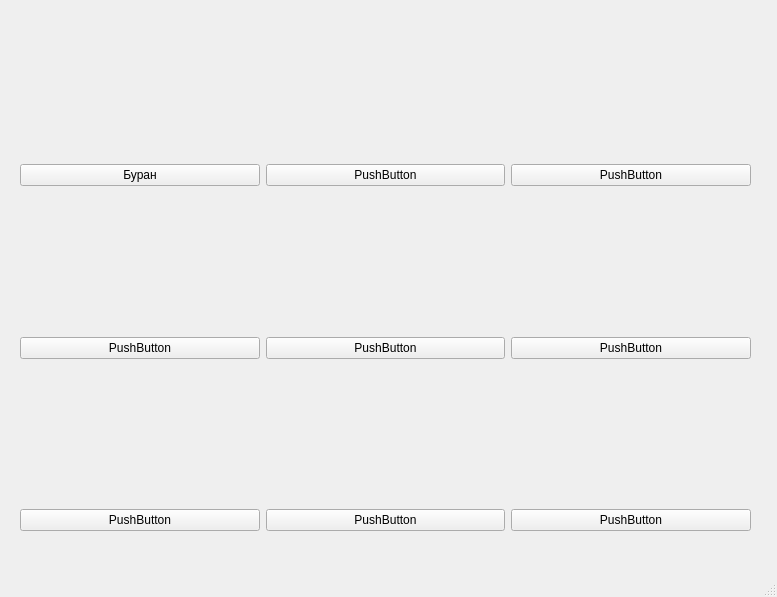
<?xml version="1.0" encoding="UTF-8"?>
<ui version="4.0">
 <class>MainWindow</class>
 <widget class="QMainWindow" name="MainWindow">
  <property name="geometry">
   <rect>
    <x>0</x>
    <y>0</y>
    <width>777</width>
    <height>597</height>
   </rect>
  </property>
  <property name="windowTitle">
   <string>MainWindow</string>
  </property>
  <widget class="QWidget" name="centralwidget">
   <widget class="QWidget" name="gridLayoutWidget">
    <property name="geometry">
     <rect>
      <x>20</x>
      <y>20</y>
      <width>731</width>
      <height>511</height>
     </rect>
    </property>
    <layout class="QGridLayout" name="gridLayout">
     <item row="5" column="2">
      <widget class="QPushButton" name="pushButton_9">
       <property name="text">
        <string>PushButton</string>
       </property>
      </widget>
     </item>
     <item row="0" column="0">
      <widget class="QLabel" name="label">
       <property name="enabled">
        <bool>true</bool>
       </property>
       <property name="text">
        <string/>
       </property>
      </widget>
     </item>
     <item row="3" column="1">
      <widget class="QPushButton" name="pushButton_5">
       <property name="text">
        <string>PushButton</string>
       </property>
      </widget>
     </item>
     <item row="1" column="0">
      <widget class="QPushButton" name="pushButton">
       <property name="text">
        <string>Буран</string>
       </property>
      </widget>
     </item>
     <item row="4" column="0">
      <widget class="QLabel" name="label_7">
       <property name="enabled">
        <bool>true</bool>
       </property>
       <property name="text">
        <string/>
       </property>
      </widget>
     </item>
     <item row="4" column="1">
      <widget class="QLabel" name="label_8">
       <property name="enabled">
        <bool>true</bool>
       </property>
       <property name="text">
        <string/>
       </property>
      </widget>
     </item>
     <item row="4" column="2">
      <widget class="QLabel" name="label_9">
       <property name="enabled">
        <bool>true</bool>
       </property>
       <property name="text">
        <string/>
       </property>
      </widget>
     </item>
     <item row="0" column="1">
      <widget class="QLabel" name="label_2">
       <property name="enabled">
        <bool>true</bool>
       </property>
       <property name="text">
        <string/>
       </property>
      </widget>
     </item>
     <item row="2" column="1">
      <widget class="QLabel" name="label_5">
       <property name="enabled">
        <bool>true</bool>
       </property>
       <property name="text">
        <string/>
       </property>
      </widget>
     </item>
     <item row="0" column="2">
      <widget class="QLabel" name="label_3">
       <property name="enabled">
        <bool>true</bool>
       </property>
       <property name="text">
        <string/>
       </property>
      </widget>
     </item>
     <item row="2" column="2">
      <widget class="QLabel" name="label_6">
       <property name="enabled">
        <bool>true</bool>
       </property>
       <property name="text">
        <string/>
       </property>
      </widget>
     </item>
     <item row="2" column="0">
      <widget class="QLabel" name="label_4">
       <property name="enabled">
        <bool>true</bool>
       </property>
       <property name="text">
        <string/>
       </property>
      </widget>
     </item>
     <item row="1" column="1">
      <widget class="QPushButton" name="pushButton_2">
       <property name="text">
        <string>PushButton</string>
       </property>
      </widget>
     </item>
     <item row="1" column="2">
      <widget class="QPushButton" name="pushButton_3">
       <property name="text">
        <string>PushButton</string>
       </property>
      </widget>
     </item>
     <item row="3" column="0">
      <widget class="QPushButton" name="pushButton_4">
       <property name="text">
        <string>PushButton</string>
       </property>
      </widget>
     </item>
     <item row="5" column="0">
      <widget class="QPushButton" name="pushButton_7">
       <property name="text">
        <string>PushButton</string>
       </property>
      </widget>
     </item>
     <item row="3" column="2">
      <widget class="QPushButton" name="pushButton_6">
       <property name="text">
        <string>PushButton</string>
       </property>
      </widget>
     </item>
     <item row="5" column="1">
      <widget class="QPushButton" name="pushButton_8">
       <property name="text">
        <string>PushButton</string>
       </property>
      </widget>
     </item>
    </layout>
   </widget>
  </widget>
  <widget class="QMenuBar" name="menubar">
   <property name="geometry">
    <rect>
     <x>0</x>
     <y>0</y>
     <width>777</width>
     <height>21</height>
    </rect>
   </property>
  </widget>
  <widget class="QStatusBar" name="statusbar"/>
 </widget>
 <resources/>
 <connections/>
</ui>
